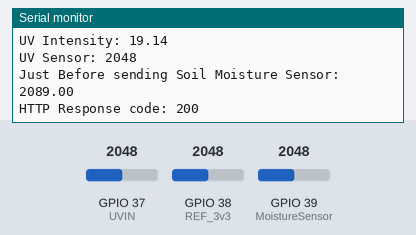
The program below on a simulated ESP32. Parts: the last lines printed to the serial monitor. The test bench sets the inputs (shaded band); at power-on: GPIO 39 (MoistureSensor) = 2048, GPIO 37 (UVIN) = 2048, GPIO 38 (REF_3v3) = 2048. WiFi joins after 1.5 s; servers stay silent unless stated; a WiFi scan finds three made-up networks; uploads are accepted with an empty reply.

Above: at 5.8 s.
5.9 s: GPIO 39 (MoistureSensor) set to 1008
At 6.08 s:
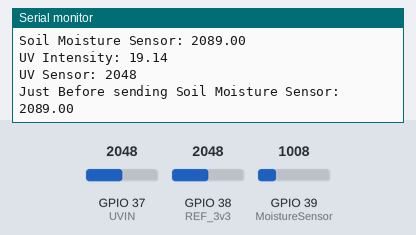
7.4 s: GPIO 39 (MoistureSensor) set to 980
At 8.87 s:
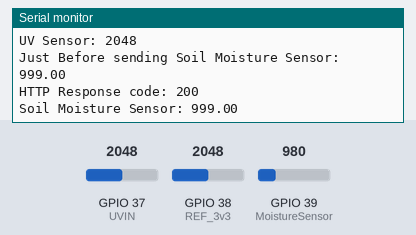
8.9 s: GPIO 37 (UVIN) set to 1403
At 9.62 s:
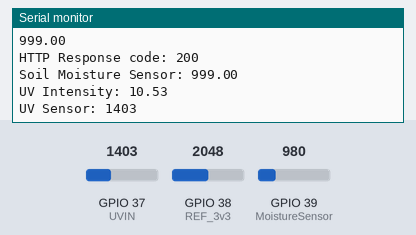
11.9 s: GPIO 37 (UVIN) set to 1335
At 12.07 s:
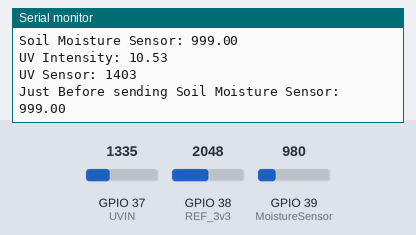
13.4 s: GPIO 38 (REF_3v3) set to 350
At 13.56 s:
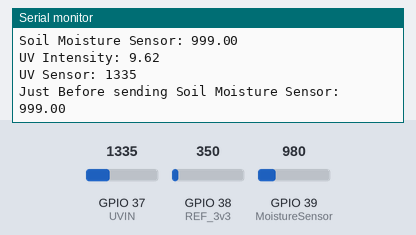
14.9 s: GPIO 38 (REF_3v3) set to 303
At 15.22 s:
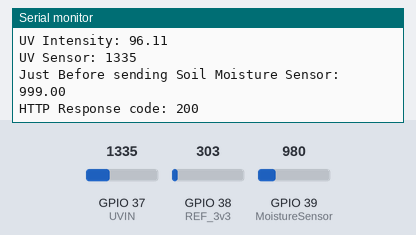
Timing chart, 0 to 17.4 s (numbered marks = the images above; inputs shaded):
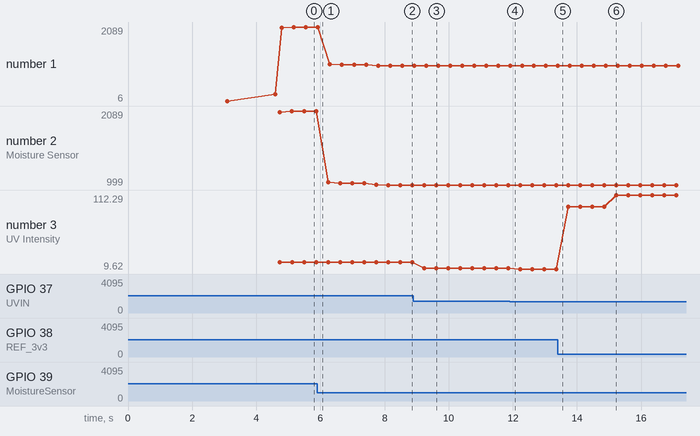

Measured:
- the behaviour switches between 981 and 980 on GPIO 39 (MoistureSensor) (found by bisection; images 1 and 2)
- the behaviour switches between 1363 and 1362 on GPIO 37 (UVIN) (found by bisection; images 3 and 4)
- the behaviour switches between 338 and 337 on GPIO 38 (REF_3v3) (found by bisection; images 5 and 6)
- after the input at 7.4 s, the serial monitor: prints a new line after 0.35 s (image 2)
- after the input at 8.9 s, the serial monitor: prints a new line after 0.34 s (image 3)
- plotted number 1: 2089 → 1028 after the input at 5.9 s, 1028 → 999 after the input at 7.4 s
- plotted number 2: 2089 → 1028 after the input at 5.9 s, 1028 → 999 after the input at 7.4 s
- plotted number 3: 19.14 → 10.53 after the input at 8.9 s, 10.53 → 9.62 after the input at 11.9 s, 9.62 → 96.11 after the input at 13.4 s, 96.11 → 112.29 after the input at 14.9 s

The program:

main.cpp
```cpp
#include <Arduino.h>
#include <Wire.h>
#include <WiFi.h>
#include <HTTPClient.h>
#include <string>
#include <iostream>
#include <sstream>
#include <Arduino_JSON.h>


int soilMoistureSensor();
int uvSensor();
void display();


#define MoistureSensor  39
#define UVIN 37
#define REF_3v3 38

float moistValue = 0;
int refValue = 0;
int uvValue = 0;

float outputVoltage = 0;
float uvIntensity = 0;

// WiFi set up

char ssid[] = "UCInet Mobile Access";    // your network SSID (name) FIXME
char pass[] = ""; // your network password (use for WPA, or use as key for WEP) FIXME


// Name of the server we want to connect to
const char kHostname[] = "192.168.10.174";  // FIXME
const char* serverName = "http://192.168.10.174:5000";
// Path to download (this is the bit after the hostname in the URL
// that you want to download
std::string kPath = "/?temp="; // FIXME

// the following variables are unsigned longs because the time, measured in
// milliseconds, will quickly become a bigger number than can be stored in an int.
unsigned long lastTime = 0;
// Timer set to 10 minutes (600000)
//unsigned long timerDelay = 600000;
// Set timer to 5 seconds (5000)
unsigned long timerDelay = 5000;

const int kport = 5000;

// Number of milliseconds to wait without receiving any data before we give up
const int kNetworkTimeout = 30*1000;
// Number of milliseconds to wait if no data is available before trying again
const int kNetworkDelay = 1000;

WiFiClient client;
HTTPClient http;


void setup() {
  Serial.begin(9600);
  delay(1000);
  //WiFi.mode(WIFI_STA);
  Serial.println("scan start");

  // WiFi.scanNetworks will return the number of networks found
  int n = WiFi.scanNetworks();
  Serial.println("scan done");
  if (n == 0) {
      Serial.println("no networks found");
  } else {
    Serial.print(n);
    Serial.println(" networks found");
    for (int i = 0; i < n; ++i) {
      // Print SSID and RSSI for each network found
      Serial.print(i + 1);
      Serial.print(": ");
      Serial.print(WiFi.SSID(i));
      Serial.print(" (");
      Serial.print(WiFi.RSSI(i));
      Serial.print(")");
      Serial.println((WiFi.encryptionType(i) == WIFI_AUTH_OPEN)?" ":"*");
      delay(10);
    }
  }

  Serial.println();
  Serial.println();
  Serial.println(WiFi.macAddress());
  Serial.println("Connecting to ");
  Serial.println(ssid);

  WiFi.begin(ssid, pass);

  while (WiFi.status() != WL_CONNECTED) {
      Serial.println(WiFi.status());
      delay(500);
      Serial.print("Connecting....");
  }

  Serial.println("");
  Serial.println("WiFi connected");
  Serial.println("IP address: ");
  Serial.println(WiFi.localIP());
  Serial.println("MAC address: ");
  Serial.println(WiFi.macAddress());

  pinMode(UVIN, INPUT);
}


void loop() {
  // Soil Moisture
  moistValue = soilMoistureSensor();
  Serial.println();
  Serial.print("\n");
  Serial.print("Soil Moisture Sensor: ");
  Serial.println(moistValue);
  // UV Sensor
  uvValue = uvSensor();
  Serial.print("UV Sensor: ");
  Serial.println(uvValue);
  delay(30);

  //int err =0;
  std::ostringstream ss;
  std::ostringstream uu;

  ss << moistValue;
  uu << uvValue;

  std::string s(ss.str());
  std::string uv(uu.str());
  Serial.println("Just Before sending Soil Moisture Sensor: ");
  Serial.println(moistValue);
  kPath = "Soil_Moisture=" + s + "&UV_Sensor=" + uv;
  const char* path = kPath.c_str();
  http.begin(client, serverName);

  // Specify content-type header
  http.addHeader("Content-Type", "application/x-www-form-urlencoded");
  // Data to send with HTTP POST
  //String httpRequestData = "&Soil_Moisture=" + s + "&UV_Sensor=" + uv;
  // Send HTTP POST request
  int httpResponseCode = http.POST(path);

  Serial.print("HTTP Response code: ");
  Serial.println(httpResponseCode);

  // Free resources
  //http.end();
}


int soilMoistureSensor(){
  // soil moisture
  for (int i = 0; i <= 100; i++)
  {
    moistValue = moistValue + analogRead(MoistureSensor);
    delay(1);
  }
  moistValue = moistValue/100.0; // for stability
  return moistValue;
}


int uvSensor(){

  uvValue = analogRead(UVIN);
  refValue = analogRead(REF_3v3);

  outputVoltage = 3.3 / refValue * uvValue;
  uvIntensity = (outputVoltage - 0.99) * (15) / (2.8 - 0.99);


  Serial.print("UV Intensity: ");
  Serial.println(uvIntensity);

  return uvValue;
}
```
